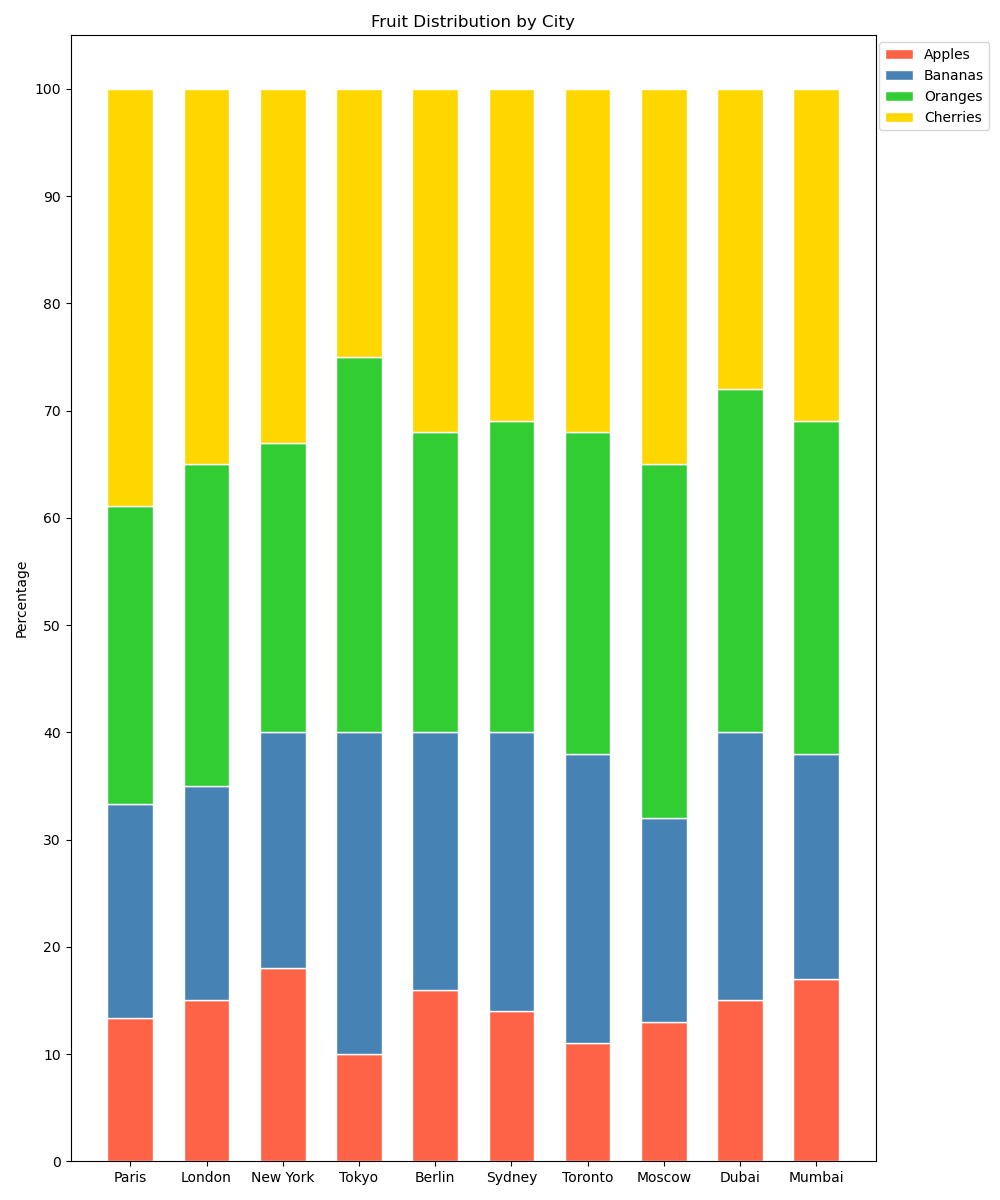

Write Python code to recreate this figure.

import matplotlib.pyplot as plt
import pandas as pd
import numpy as np

# Data
data = {
    'Category': ['Paris', 'London', 'New York', 'Tokyo', 'Berlin', 'Sydney', 'Toronto', 'Moscow', 'Dubai', 'Mumbai'],
    'Apples': [12, 15, 18, 10, 16, 14, 11, 13, 15, 17],
    'Bananas': [18, 20, 22, 30, 24, 26, 27, 19, 25, 21],
    'Oranges': [25, 30, 27, 35, 28, 29, 30, 33, 32, 31],
    'Cherries': [35, 35, 33, 25, 32, 31, 32, 35, 28, 31],
}

# Create DataFrame
df = pd.DataFrame(data)
df.set_index('Category', inplace=True)

# Calculate the percentage of each component and create cumulated data for stack plotting
df_percent = df.div(df.sum(axis=1), axis=0) * 100
cumulated_percent = df_percent.cumsum(axis=1)
cumulated_percent.insert(0, 'start', 0)

# Plot
categories = df.index
colors = ['#FF6347', '#4682B4', '#32CD32', '#FFD700']
bar_width = 0.6

fig, ax = plt.subplots(figsize=(10, 12))

for i, col in enumerate(df.columns):
    vals = df_percent[col]
    starts = cumulated_percent.iloc[:, i]
    ax.bar(categories, vals, bottom=starts, width=bar_width, color=colors[i], edgecolor='white')

# Customize the chart
ax.set_ylabel('Percentage')
ax.set_title('Fruit Distribution by City')
plt.yticks(np.arange(0, 101, 10))
ax.legend(df.columns, loc='upper right', bbox_to_anchor=(1.15, 1))

plt.tight_layout()
plt.show()
